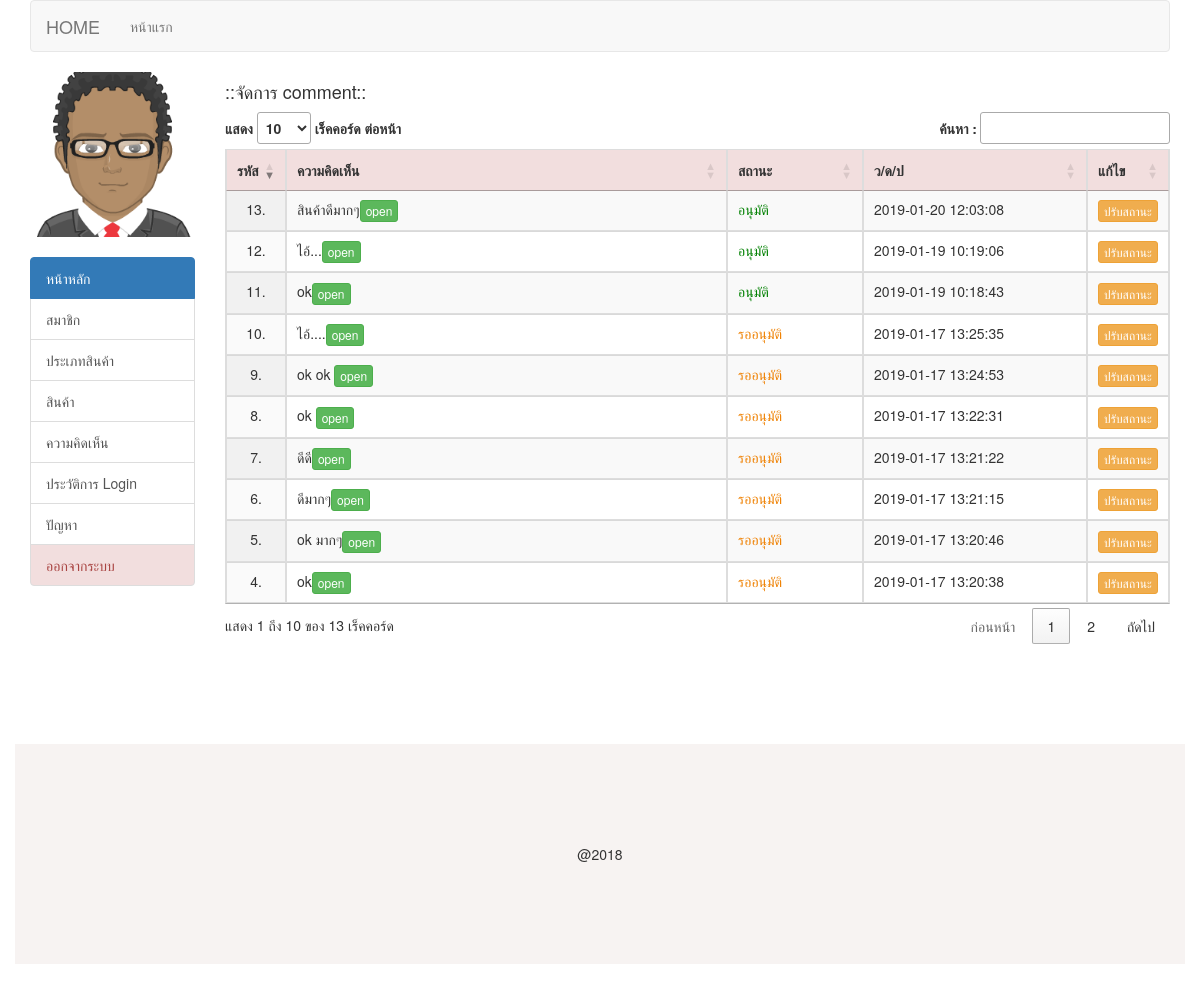
Page /admin/comment.php (signed in) on the committed database.
### tables this page shows
CREATE TABLE `tbl_member` (
  `m_id` int(11) NOT NULL,
  `m_username` varchar(50) NOT NULL,
  `m_password` varchar(128) NOT NULL,
  `m_fname` varchar(20) NOT NULL,
  `m_name` varchar(100) NOT NULL,
  `m_lname` varchar(100) NOT NULL,
  `m_email` varchar(50) NOT NULL,
  `m_phone` varchar(20) NOT NULL,
  `m_img` varchar(50) NOT NULL,
  `m_level` varchar(10) NOT NULL,
  `m_datesave` timestamp NOT NULL DEFAULT CURRENT_TIMESTAMP
);

CREATE TABLE `tbl_comment` (
  `c_id` int(11) NOT NULL,
  `ref_p_id` int(11) NOT NULL,
  `c_detail` text NOT NULL,
  `c_status` int(1) NOT NULL DEFAULT '0' COMMENT '0 = hide, 1 =show',
  `c_date` timestamp NOT NULL DEFAULT CURRENT_TIMESTAMP
);

### admin/comment_list.php (the view, shortened to what this page needs)
<?php
$query = "SELECT * FROM tbl_comment ORDER BY c_id DESC" or die("Error:" . mysqli_error());
$result = mysqli_query($condb, $query);
echo "<table id='example' class='display table table-bordered table-hover' cellspacing='0'>";
echo "
<thead>
<tr align='center' class='danger'>
<th width='5%'>รหัส</th>
<th width='50%'>ความคิดเห็น</th>
<th width='15%'>สถานะ</th>
<th width='25%'>ว/ด/ป</th>
<th width='5%'>แก้ไข</th>
</tr>
</thead>
";
while($row = mysqli_fetch_array($result)) {
  echo "<tr>";
  echo "<td align='center'>" .$row["c_id"] .'.'. "</td> ";
  echo "<td>";
  echo $row["c_detail"];
  echo "<a href='prd.php?ID=$row[ref_p_id]&act=edit' class='btn btn-success btn-xs' target='_blank'> open</a>";
  echo "</td>";
  echo "<td>";
  $c_status = $row["c_status"];
  if($c_status==0){
    echo '<font color="#ef8204">';
    echo 'รออนุมัติ';
    echo '</font>';
  }else{
    echo '<font color="green">';
    echo 'อนุมัติ';
    echo '</font>';
  }
  echo "</td> ";
  echo "<td>" .$row["c_date"] .  "</td> ";
  echo "<td>
  <a href='comment_status_db.php?c_id=$row[0]&c_status=$c_status' class='btn btn-warning btn-xs'>ปรับสถานะ</a></td> ";
  echo "</tr>";
}
echo "</table>";
?>

### admin/menu_l.php
<img src="../mimg/<?php echo $m_img;?>" alt="" width="100%">
<br><br>
<div class="list-group">
	<a href="index.php" class="list-group-item active">
		หน้าหลัก
	</a>
	<a href="member.php" class="list-group-item">สมาชิก</a>
	<a href="prdtype.php" class="list-group-item">ประเภทสินค้า</a>
	<a href="prd.php" class="list-group-item">สินค้า</a>
	<a href="comment.php" class="list-group-item">ความคิดเห็น</a>
	<a href="index.php?act=log_login" class="list-group-item">ประวัติการ Login</a>
	<a href="problem.php" class="list-group-item">ปัญหา</a>
	<a href="../logout.php" onclick="return confirm('Confirm?');" class="list-group-item list-group-item-danger">ออกจากระบบ</a>
</div>

### rows in the picture
tbl_member: m_img (picture)
tbl_comment: c_id "13", c_detail "สินค้าดีมากๆ", c_status "อนุมัติ", c_date "2019-01-20 12:03:08"
tbl_comment: c_id "12", c_detail "ไอ้...", c_status "อนุมัติ", c_date "2019-01-19 10:19:06"
tbl_comment: c_id "11", c_detail "ok", c_status "อนุมัติ", c_date "2019-01-19 10:18:43"
tbl_comment: c_id "10", c_detail "ไอ้....", c_status "รออนุมัติ", c_date "2019-01-17 13:25:35"
tbl_comment: c_id "9", c_detail "ok ok", c_status "รออนุมัติ", c_date "2019-01-17 13:24:53"
tbl_comment: c_id "8", c_detail "ok", c_status "รออนุมัติ", c_date "2019-01-17 13:22:31"
tbl_comment: c_id "7", c_detail "ดีดี", c_status "รออนุมัติ", c_date "2019-01-17 13:21:22"
tbl_comment: c_id "6", c_detail "ดีมากๆ", c_status "รออนุมัติ", c_date "2019-01-17 13:21:15"
tbl_comment: c_id "5", c_detail "ok มากๆ", c_status "รออนุมัติ", c_date "2019-01-17 13:20:46"
tbl_comment: c_id "4", c_detail "ok", c_status "รออนุมัติ", c_date "2019-01-17 13:20:38"
